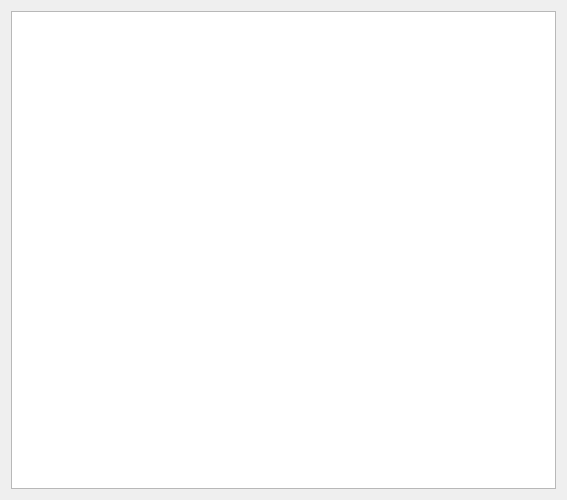
<?xml version="1.0" encoding="UTF-8"?>
<ui version="4.0">
 <class>ShowDoc</class>
 <widget class="QDialog" name="ShowDoc">
  <property name="geometry">
   <rect>
    <x>0</x>
    <y>0</y>
    <width>567</width>
    <height>500</height>
   </rect>
  </property>
  <property name="windowTitle">
   <string>Dialog</string>
  </property>
  <layout class="QHBoxLayout" name="horizontalLayout">
   <item>
    <widget class="QListWidget" name="listWidgetDoc">
     <property name="font">
      <font>
       <family>Bahnschrift SemiLight SemiConde</family>
       <pointsize>14</pointsize>
      </font>
     </property>
    </widget>
   </item>
  </layout>
 </widget>
 <resources/>
 <connections/>
</ui>
